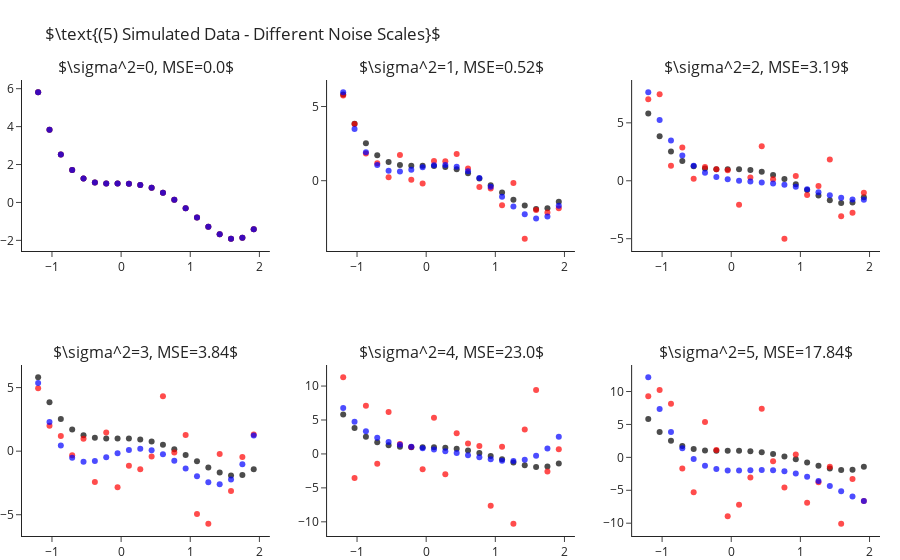

Notebook cell for this chart:
### Markdown cell above
How is it that we are able to fit "better" models for $k$s larger than the true one? As we increase $k$ we enable the model
more "degrees of freedom" to try and adapt itself to the observed data. The higher $k$ the more the learner will "go after
the noise" and miss the real signal of the data. In other words, what we have just observed is what is known as **overfitting**.

Later in the course we will learn methods for detection and avoidance of overfitting.


## Fitting Polynomial Over Different Sample Noise Levels

Next, let us set $k=4$ (the true values) and study the outputted models when training over different noise levels. Though
we will only be changing the scale of the noise (i.e. the variance, $\sigma^2$), changing other properties such as its
distribution is interesting too. As we would expect, as we increase the scale of the noise our error increases. We can
observe this also in a visual manner, where the fitted polynomial (in blue) less and less resembles the actual model (in black).

### Code cell
scales = range(6)
fig = make_subplots(2, 3, subplot_titles=list(map(str, scales)))
for i, s in enumerate(scales):
    r,c = i//3+1, i%3+1
    
    y = y_ + np.random.normal(scale=s, size=len(y_))
    y_hat = make_pipeline(PolynomialFeatures(4), LinearRegression(fit_intercept=False)).fit(X, y).predict(X)

    fig.add_traces([go.Scatter(x=x, y=y_, mode="markers", name="Real Points",  marker=dict(color="black", opacity=.7), showlegend=False),
                    go.Scatter(x=x, y=y, mode="markers", name="Observed Points",  marker=dict(color="red", opacity=.7), showlegend=False),
                    go.Scatter(x=x, y=y_hat, mode="markers", name="Predicted Points",  marker=dict(color="blue", opacity=.7), showlegend=False)], rows=r, cols=c)
    fig["layout"]["annotations"][i]["text"] = rf"$\sigma^2={{0}}, MSE={{1}}$".format(s, round(np.mean((y-y_hat)**2), 2))

fig.update_layout(title=r"$\text{(5) Simulated Data - Different Noise Scales}$", margin=dict(t=80)).show()

### Figure 1 — Plotly figure (JSON) as saved in the notebook; plotly's stock layout.template omitted (floating-point values rounded to 4 significant figures)
{"data": [{"marker": {"color": "black", "opacity": 0.7}, "mode": "markers", "name": "Real Points", "showlegend": false, "type": "scatter", "x": [-1.2, -1.036, -0.8718, -0.7077, -0.5436, -0.3795, -0.2154, -0.05128, 0.1128, 0.2769, 0.441, 0.6051, 0.7692, 0.9333, 1.097, 1.262, 1.426, 1.59, 1.754, 1.918], "xaxis": "x", "y": [5.81, 3.838, 2.523, 1.709, 1.261, 1.058, 0.9989, 0.999, 0.9909, 0.9251, 0.769, 0.5078, 0.1439, -0.3028, -0.7951, -1.278, -1.68, -1.912, -1.866, -1.418], "yaxis": "y"}, {"marker": {"color": "red", "opacity": 0.7}, "mode": "markers", "name": "Observed Points", "showlegend": false, "type": "scatter", "x": [-1.2, -1.036, -0.8718, -0.7077, -0.5436, -0.3795, -0.2154, -0.05128, 0.1128, 0.2769, 0.441, 0.6051, 0.7692, 0.9333, 1.097, 1.262, 1.426, 1.59, 1.754, 1.918], "xaxis": "x", "y": [5.81, 3.838, 2.523, 1.709, 1.261, 1.058, 0.9989, 0.999, 0.9909, 0.9251, 0.769, 0.5078, 0.1439, -0.3028, -0.7951, -1.278, -1.68, -1.912, -1.866, -1.418], "yaxis": "y"}, {"marker": {"color": "blue", "opacity": 0.7}, "mode": "markers", "name": "Predicted Points", "showlegend": false, "type": "scatter", "x": [-1.2, -1.036, -0.8718, -0.7077, -0.5436, -0.3795, -0.2154, -0.05128, 0.1128, 0.2769, 0.441, 0.6051, 0.7692, 0.9333, 1.097, 1.262, 1.426, 1.59, 1.754, 1.918], "xaxis": "x", "y": [5.81, 3.838, 2.523, 1.709, 1.261, 1.058, 0.9989, 0.999, 0.9909, 0.9251, 0.769, 0.5078, 0.1439, -0.3028, -0.7951, -1.278, -1.68, -1.912, -1.866, -1.418], "yaxis": "y"}, {"marker": {"color": "black", "opacity": 0.7}, "mode": "markers", "name": "Real Points", "showlegend": false, "type": "scatter", "x": [-1.2, -1.036, -0.8718, -0.7077, -0.5436, -0.3795, -0.2154, -0.05128, 0.1128, 0.2769, 0.441, 0.6051, 0.7692, 0.9333, 1.097, 1.262, 1.426, 1.59, 1.754, 1.918], "xaxis": "x2", "y": [5.81, 3.838, 2.523, 1.709, 1.261, 1.058, 0.9989, 0.999, 0.9909, 0.9251, 0.769, 0.5078, 0.1439, -0.3028, -0.7951, -1.278, -1.68, -1.912, -1.866, -1.418], "yaxis": "y2"}, {"marker": {"color": "red", "opacity": 0.7}, "mode": "markers", "name": "Observed Points", "showlegend": false, "type": "scatter", "x": [-1.2, -1.036, -0.8718, -0.7077, -0.5436, -0.3795, -0.2154, -0.05128, 0.1128, 0.2769, 0.441, 0.6051, 0.7692, 0.9333, 1.097, 1.262, 1.426, 1.59, 1.754, 1.918], "xaxis": "x2", "y": [5.746, 3.827, 1.833, 1.182, 0.2387, 1.733, 0.0702, -0.187, 1.331, 1.306, 1.791, 0.8253, -0.4325, -0.5338, -1.649, -0.1637, -3.911, -1.977, -2.137, -1.862], "yaxis": "y2"}, {"marker": {"color": "blue", "opacity": 0.7}, "mode": "markers", "name": "Predicted Points", "showlegend": false, "type": "scatter", "x": [-1.2, -1.036, -0.8718, -0.7077, -0.5436, -0.3795, -0.2154, -0.05128, 0.1128, 0.2769, 0.441, 0.6051, 0.7692, 0.9333, 1.097, 1.262, 1.426, 1.59, 1.754, 1.918], "xaxis": "x2", "y": [5.959, 3.486, 1.925, 1.052, 0.6718, 0.6132, 0.7304, 0.9031, 1.037, 1.062, 0.935, 0.6374, 0.1764, -0.4156, -1.081, -1.735, -2.27, -2.551, -2.418, -1.686], "yaxis": "y2"}, {"marker": {"color": "black", "opacity": 0.7}, "mode": "markers", "name": "Real Points", "showlegend": false, "type": "scatter", "x": [-1.2, -1.036, -0.8718, -0.7077, -0.5436, -0.3795, -0.2154, -0.05128, 0.1128, 0.2769, 0.441, 0.6051, 0.7692, 0.9333, 1.097, 1.262, 1.426, 1.59, 1.754, 1.918], "xaxis": "x3", "y": [5.81, 3.838, 2.523, 1.709, 1.261, 1.058, 0.9989, 0.999, 0.9909, 0.9251, 0.769, 0.5078, 0.1439, -0.3028, -0.7951, -1.278, -1.68, -1.912, -1.866, -1.418], "yaxis": "y3"}, {"marker": {"color": "red", "opacity": 0.7}, "mode": "markers", "name": "Observed Points", "showlegend": false, "type": "scatter", "x": [-1.2, -1.036, -0.8718, -0.7077, -0.5436, -0.3795, -0.2154, -0.05128, 0.1128, 0.2769, 0.441, 0.6051, 0.7692, 0.9333, 1.097, 1.262, 1.426, 1.59, 1.754, 1.918], "xaxis": "x3", "y": [7.028, 7.476, 1.294, 2.862, 0.1756, 1.19, 0.996, 0.9053, -2.062, 0.2854, 2.977, 0.1304, -4.999, 0.4183, -1.225, -0.4567, 1.825, -3.055, -2.751, -1.04], "yaxis": "y3"}, {"marker": {"color": "blue", "opacity": 0.7}, "mode": "markers", "name": "Predicted Points", "showlegend": false, "type": "scatter", "x": [-1.2, -1.036, -0.8718, -0.7077, -0.5436, -0.3795, -0.2154, -0.05128, 0.1128, 0.2769, 0.441, 0.6051, 0.7692, 0.9333, 1.097, 1.262, 1.426, 1.59, 1.754, 1.918], "xaxis": "x3", "y": [7.634, 5.25, 3.471, 2.185, 1.292, 0.7019, 0.3346, 0.1208, 0.001334, -0.07259, -0.1394, -0.2272, -0.3538, -0.5265, -0.7425, -0.9884, -1.241, -1.465, -1.618, -1.644], "yaxis": "y3"}, {"marker": {"color": "black", "opacity": 0.7}, "mode": "markers", "name": "Real Points", "showlegend": false, "type": "scatter", "x": [-1.2, -1.036, -0.8718, -0.7077, -0.5436, -0.3795, -0.2154, -0.05128, 0.1128, 0.2769, 0.441, 0.6051, 0.7692, 0.9333, 1.097, 1.262, 1.426, 1.59, 1.754, 1.918], "xaxis": "x4", "y": [5.81, 3.838, 2.523, 1.709, 1.261, 1.058, 0.9989, 0.999, 0.9909, 0.9251, 0.769, 0.5078, 0.1439, -0.3028, -0.7951, -1.278, -1.68, -1.912, -1.866, -1.418], "yaxis": "y4"}, {"marker": {"color": "red", "opacity": 0.7}, "mode": "markers", "name": "Observed Points", "showlegend": false, "type": "scatter", "x": [-1.2, -1.036, -0.8718, -0.7077, -0.5436, -0.3795, -0.2154, -0.05128, 0.1128, 0.2769, 0.441, 0.6051, 0.7692, 0.9333, 1.097, 1.262, 1.426, 1.59, 1.754, 1.918], "xaxis": "x4", "y": [4.941, 1.99, 1.196, -0.3242, 0.9793, -2.421, 1.459, -2.846, -1.145, -1.424, -0.4238, 4.319, -0.1008, 1.267, -4.951, -5.706, -0.218, -3.133, -0.4655, 1.305], "yaxis": "y4"}, {"marker": {"color": "blue", "opacity": 0.7}, "mode": "markers", "name": "Predicted Points", "showlegend": false, "type": "scatter", "x": [-1.2, -1.036, -0.8718, -0.7077, -0.5436, -0.3795, -0.2154, -0.05128, 0.1128, 0.2769, 0.441, 0.6051, 0.7692, 0.9333, 1.097, 1.262, 1.426, 1.59, 1.754, 1.918], "xaxis": "x4", "y": [5.37, 2.297, 0.4367, -0.5187, -0.8411, -0.7642, -0.4838, -0.1582, 0.09224, 0.1848, 0.07465, -0.2455, -0.7449, -1.355, -1.971, -2.447, -2.603, -2.219, -1.039, 1.234], "yaxis": "y4"}, {"marker": {"color": "black", "opacity": 0.7}, "mode": "markers", "name": "Real Points", "showlegend": false, "type": "scatter", "x": [-1.2, -1.036, -0.8718, -0.7077, -0.5436, -0.3795, -0.2154, -0.05128, 0.1128, 0.2769, 0.441, 0.6051, 0.7692, 0.9333, 1.097, 1.262, 1.426, 1.59, 1.754, 1.918], "xaxis": "x5", "y": [5.81, 3.838, 2.523, 1.709, 1.261, 1.058, 0.9989, 0.999, 0.9909, 0.9251, 0.769, 0.5078, 0.1439, -0.3028, -0.7951, -1.278, -1.68, -1.912, -1.866, -1.418], "yaxis": "y5"}, {"marker": {"color": "red", "opacity": 0.7}, "mode": "markers", "name": "Observed Points", "showlegend": false, "type": "scatter", "x": [-1.2, -1.036, -0.8718, -0.7077, -0.5436, -0.3795, -0.2154, -0.05128, 0.1128, 0.2769, 0.441, 0.6051, 0.7692, 0.9333, 1.097, 1.262, 1.426, 1.59, 1.754, 1.918], "xaxis": "x5", "y": [11.29, -3.535, 7.11, -1.453, 6.178, 1.451, 1.032, -2.272, 5.323, -2.99, 3.045, 1.52, 1.167, -7.627, 1.067, -10.28, 3.599, 9.427, -2.602, 0.6861], "yaxis": "y5"}, {"marker": {"color": "blue", "opacity": 0.7}, "mode": "markers", "name": "Predicted Points", "showlegend": false, "type": "scatter", "x": [-1.2, -1.036, -0.8718, -0.7077, -0.5436, -0.3795, -0.2154, -0.05128, 0.1128, 0.2769, 0.441, 0.6051, 0.7692, 0.9333, 1.097, 1.262, 1.426, 1.59, 1.754, 1.918], "xaxis": "x5", "y": [6.753, 4.756, 3.35, 2.393, 1.762, 1.349, 1.066, 0.8457, 0.635, 0.4011, 0.1292, -0.1776, -0.4976, -0.7912, -1.0, -1.049, -0.8429, -0.2691, 0.803, 2.523], "yaxis": "y5"}, {"marker": {"color": "black", "opacity": 0.7}, "mode": "markers", "name": "Real Points", "showlegend": false, "type": "scatter", "x": [-1.2, -1.036, -0.8718, -0.7077, -0.5436, -0.3795, -0.2154, -0.05128, 0.1128, 0.2769, 0.441, 0.6051, 0.7692, 0.9333, 1.097, 1.262, 1.426, 1.59, 1.754, 1.918], "xaxis": "x6", "y": [5.81, 3.838, 2.523, 1.709, 1.261, 1.058, 0.9989, 0.999, 0.9909, 0.9251, 0.769, 0.5078, 0.1439, -0.3028, -0.7951, -1.278, -1.68, -1.912, -1.866, -1.418], "yaxis": "y6"}, {"marker": {"color": "red", "opacity": 0.7}, "mode": "markers", "name": "Observed Points", "showlegend": false, "type": "scatter", "x": [-1.2, -1.036, -0.8718, -0.7077, -0.5436, -0.3795, -0.2154, -0.05128, 0.1128, 0.2769, 0.441, 0.6051, 0.7692, 0.9333, 1.097, 1.262, 1.426, 1.59, 1.754, 1.918], "xaxis": "x6", "y": [9.278, 10.24, 8.148, -1.693, -5.31, 5.388, 1.109, -8.927, -7.2, -3.067, 7.375, -0.606, -4.575, 0.4456, -6.901, -3.786, -1.429, -10.08, -3.301, -6.616], "yaxis": "y6"}, {"marker": {"color": "blue", "opacity": 0.7}, "mode": "markers", "name": "Predicted Points", "showlegend": false, "type": "scatter", "x": [-1.2, -1.036, -0.8718, -0.7077, -0.5436, -0.3795, -0.2154, -0.05128, 0.1128, 0.2769, 0.441, 0.6051, 0.7692, 0.9333, 1.097, 1.262, 1.426, 1.59, 1.754, 1.918], "xaxis": "x6", "y": [12.16, 7.356, 3.836, 1.367, -0.2658, -1.257, -1.778, -1.983, -2.002, -1.946, -1.904, -1.945, -2.116, -2.446, -2.939, -3.582, -4.338, -5.151, -5.945, -6.62], "yaxis": "y6"}], "layout": {"annotations": [{"font": {"size": 16}, "showarrow": false, "text": "$\\sigma^2=0, MSE=0.0$", "x": 0.1444, "xanchor": "center", "xref": "paper", "y": 1, "yanchor": "bottom", "yref": "paper"}, {"font": {"size": 16}, "showarrow": false, "text": "$\\sigma^2=1, MSE=0.52$", "x": 0.5, "xanchor": "center", "xref": "paper", "y": 1, "yanchor": "bottom", "yref": "paper"}, {"font": {"size": 16}, "showarrow": false, "text": "$\\sigma^2=2, MSE=3.19$", "x": 0.8556, "xanchor": "center", "xref": "paper", "y": 1, "yanchor": "bottom", "yref": "paper"}, {"font": {"size": 16}, "showarrow": false, "text": "$\\sigma^2=3, MSE=3.84$", "x": 0.1444, "xanchor": "center", "xref": "paper", "y": 0.375, "yanchor": "bottom", "yref": "paper"}, {"font": {"size": 16}, "showarrow": false, "text": "$\\sigma^2=4, MSE=23.0$", "x": 0.5, "xanchor": "center", "xref": "paper", "y": 0.375, "yanchor": "bottom", "yref": "paper"}, {"font": {"size": 16}, "showarrow": false, "text": "$\\sigma^2=5, MSE=17.84$", "x": 0.8556, "xanchor": "center", "xref": "paper", "y": 0.375, "yanchor": "bottom", "yref": "paper"}], "margin": {"t": 80}, "title": {"text": "$\\text{(5) Simulated Data - Different Noise Scales}$"}, "xaxis": {"anchor": "y", "domain": [0, 0.2889]}, "xaxis2": {"anchor": "y2", "domain": [0.3556, 0.6444]}, "xaxis3": {"anchor": "y3", "domain": [0.7111, 1]}, "xaxis4": {"anchor": "y4", "domain": [0, 0.2889]}, "xaxis5": {"anchor": "y5", "domain": [0.3556, 0.6444]}, "xaxis6": {"anchor": "y6", "domain": [0.7111, 1]}, "yaxis": {"anchor": "x", "domain": [0.625, 1]}, "yaxis2": {"anchor": "x2", "domain": [0.625, 1]}, "yaxis3": {"anchor": "x3", "domain": [0.625, 1]}, "yaxis4": {"anchor": "x4", "domain": [0, 0.375]}, "yaxis5": {"anchor": "x5", "domain": [0, 0.375]}, "yaxis6": {"anchor": "x6", "domain": [0, 0.375]}}}
